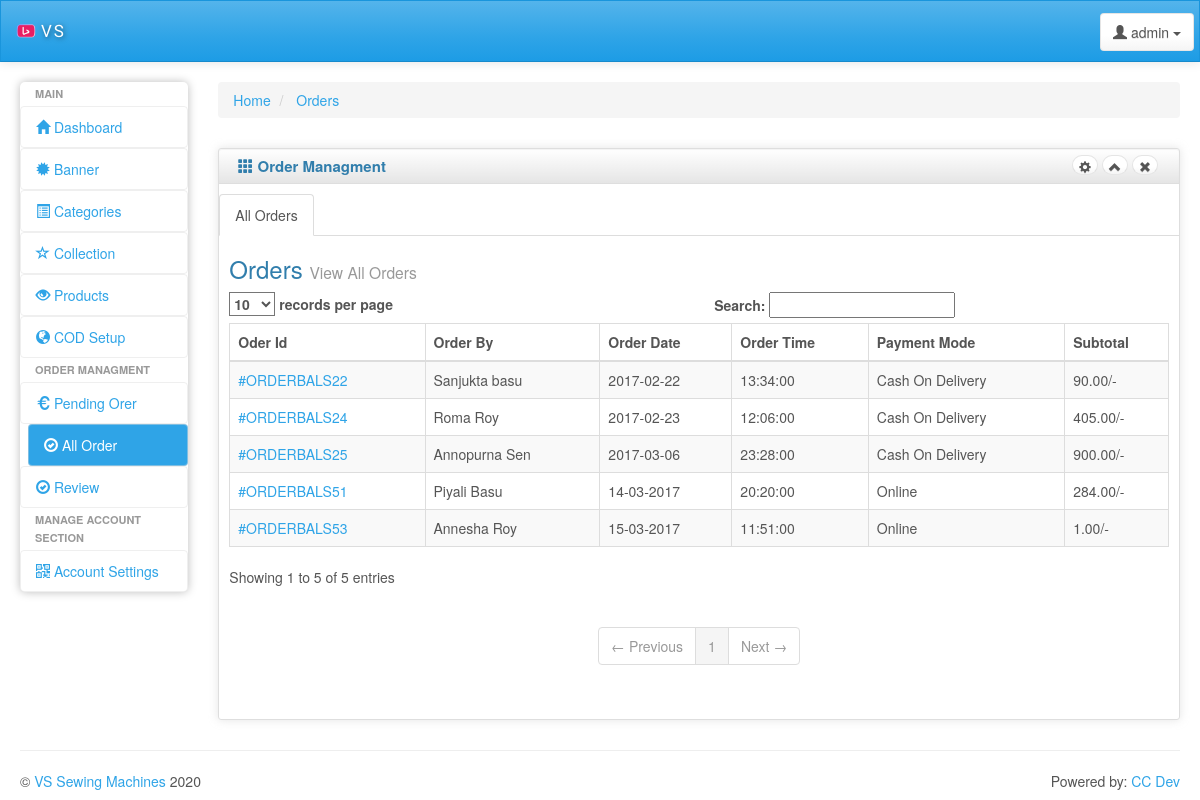
Page /admin/vieworder.php (signed in) on the earlier database version.
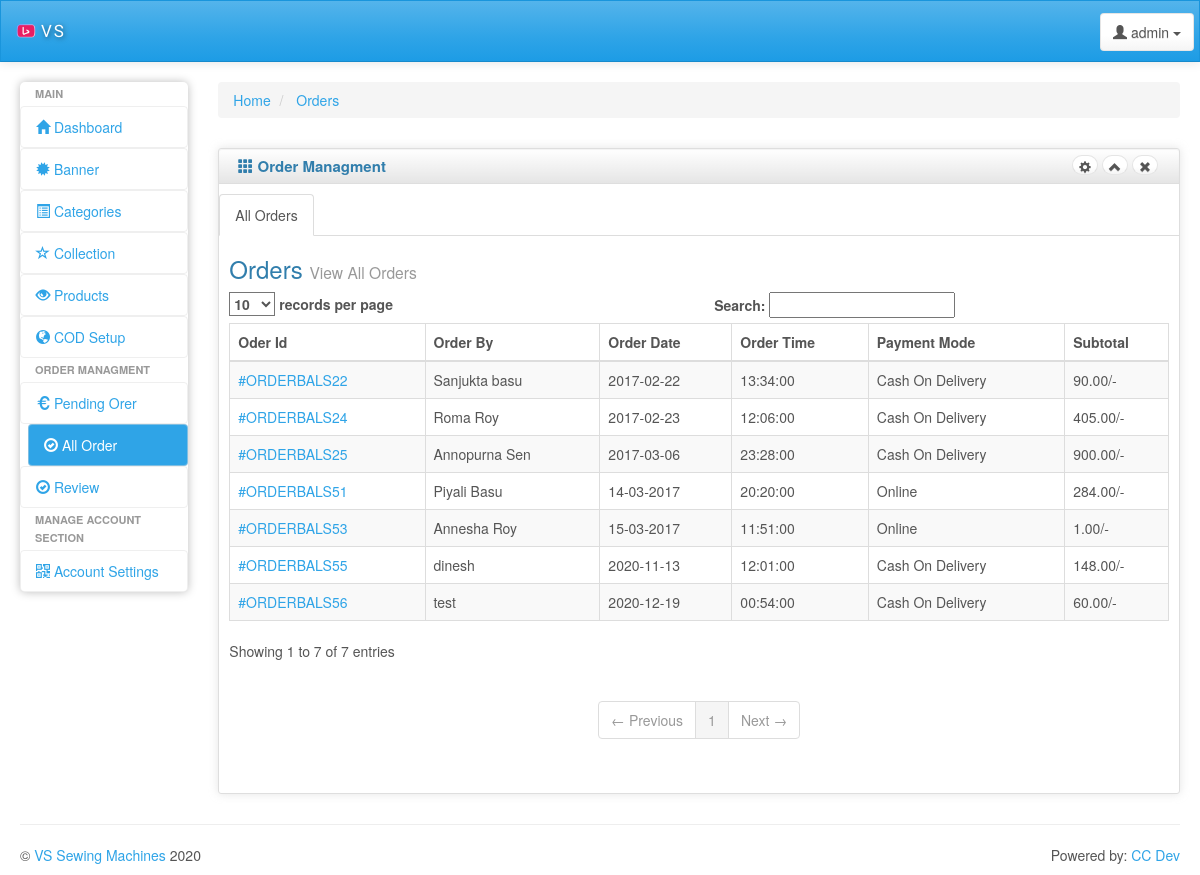
Same page on the later database version.
### tables this page shows
CREATE TABLE `vs_order` (
  `order_id` int(11) NOT NULL,
  `cart_id` varchar(255) NOT NULL,
  `order_by` varchar(255) NOT NULL,
  `email` varchar(255) NOT NULL,
  `phone` varchar(10) NOT NULL,
  `address` text NOT NULL,
  `landmark` varchar(255) DEFAULT NULL,
  `pin` varchar(6) NOT NULL,
  `state` varchar(255) NOT NULL,
  `totalamount` float NOT NULL,
  `deliverycharge` float NOT NULL,
  `date` varchar(20) NOT NULL,
  `time` time NOT NULL,
  `mode` varchar(255) NOT NULL,
  `payment` tinyint(1) NOT NULL DEFAULT 0,
  `current_status` varchar(255) NOT NULL DEFAULT 'Pending'
);

### admin/phplib/view.php (the view, shortened to what this page needs)
<?php
include_once('db_config.php');
function viewallorder()
{
	global $con;
	$sql="SELECT `order_id`,`cart_id`,`order_by`,`totalamount`,`deliverycharge`,`mode`,`date`,`time` FROM `vs_order` WHERE `payment`='1' ORDER BY `order_id` DESC ";
	$result = $con->query($sql);
	if ($result->num_rows > 0) {
		while($row = $result->fetch_assoc()) {
			$total=$row['totalamount']+$row['deliverycharge'];
			echo "<tr>
			<td><a href='singleorder.php?orderid=".base64_encode($row['order_id'])."&cart_id=".base64_encode($row['cart_id'])."&redirct=order' >#ORDERBALS".$row['order_id']."</a></td>
			<td>".$row['order_by']."</td>
			<td>".$row['date']."</td>
			<td>".$row['time']."</td>
			<td>".$row['mode']."</td>
			<td>".$total.".00/-</td>
			</tr>";
		}
	}
	else
	{
		echo "<h3 align='center'>Zero Record Found</h3>";
	}
}
?>

### admin/include/header.php (shortened to what this page needs)
<!DOCTYPE html>
<html lang="en">
<head>
    <link id="bs-css" href="css/bootstrap-cerulean.min.css" rel="stylesheet">
    <link href="css/charisma-app.css" rel="stylesheet">
    <link href='bower_components/fullcalendar/dist/fullcalendar.css' rel='stylesheet'>
    <link href='bower_components/fullcalendar/dist/fullcalendar.print.css' rel='stylesheet' media='print'>
    <link href='bower_components/chosen/chosen.min.css' rel='stylesheet'>
    <link href='bower_components/colorbox/example3/colorbox.css' rel='stylesheet'>
    <link href='bower_components/responsive-tables/responsive-tables.css' rel='stylesheet'>
    <link href='bower_components/bootstrap-tour/build/css/bootstrap-tour.min.css' rel='stylesheet'>
    <link href='css/jquery.noty.css' rel='stylesheet'>
    <link href='css/noty_theme_default.css' rel='stylesheet'>
    <link href='css/elfinder.min.css' rel='stylesheet'>
    <link href='css/elfinder.theme.css' rel='stylesheet'>
    <link href='css/jquery.iphone.toggle.css' rel='stylesheet'>
    <link href='css/uploadify.css' rel='stylesheet'>
    <link href='css/animate.min.css' rel='stylesheet'>
</head>
<body>
    <div class="navbar navbar-default" role="navigation">
        <div class="navbar-inner">
            <a class="navbar-brand" href="index.php"> <img alt="Charisma Logo" src="img/logo20.png" class="hidden-xs"/>
                <span>VS</span></a>
            <div class="btn-group pull-right">
                <button class="btn btn-default dropdown-toggle" data-toggle="dropdown">
                    <i class="glyphicon glyphicon-user"></i><span class="hidden-sm hidden-xs"> admin</span>
                    <span class="caret"></span>
                </button>
            </div>
        </div>
    </div>

### admin/include/nav.php (shortened to what this page needs)
<div class="ch-container">
    <div class="row">
        <div class="col-sm-2 col-lg-2">
            <div class="sidebar-nav">
                <div class="nav-canvas">
                    <ul class="nav nav-pills nav-stacked main-menu">
                        <li class="nav-header">Main</li>
                        <li><a class="ajax-link" href="dashboard.php"><i class="glyphicon glyphicon-home"></i><span> Dashboard</span></a>
                        </li>
                         <li><a class="ajax-link" href="banner.php"><i class="glyphicon glyphicon-certificate"></i><span> Banner</span></a>
                        </li>
                        <li><a class="ajax-link" href="categories.php"><i class="glyphicon glyphicon-list-alt"></i><span> Categories</span></a>
                        </li>
                        <li><a class="ajax-link" href="collection.php"><i class="glyphicon glyphicon-star-empty"></i><span> Collection</span></a>
                        </li>
                        <li><a class="ajax-link" href="product.php"><i class="glyphicon glyphicon-eye-open"></i><span> Products</span></a>
                        </li>
                        <li><a class="ajax-link" href="cod.php"><i
                                    class="glyphicon glyphicon-globe"></i><span> COD Setup</span></a></li>
                        <li class="nav-header hidden-md">Order Managment</li>
                        <li><a class="ajax-link" href="pendingorder.php"><i
                                    class="glyphicon glyphicon-euro"></i><span> Pending Orer</span></a></li>
                        <li><a class="ajax-link" href="vieworder.php"><i
                                    class="glyphicon glyphicon-ok-circle"></i><span> All Order</span></a></li>
                                    <li><a class="ajax-link" href="review.php"><i
                                    class="glyphicon glyphicon-ok-circle"></i><span> Review</span></a></li>
                        <li class="nav-header hidden-md">Manage Account Section</li>
                        <li><a class="ajax-link" href="account.php"><i
                                    class="glyphicon glyphicon-qrcode"></i><span> Account Settings</span></a></li>
                    </ul>
                </div>
            </div>
        </div>

### admin/vieworder.php (shortened to what this page needs)
<?php
include_once('include/header.php');
include_once('include/nav.php');
include_once('phplib/controler.php');
include_once('phplib/view.php');
?>
        <div id="content" class="col-lg-10 col-sm-10">
            <div>
    <ul class="breadcrumb">
        <li>
            <a href="dashboard.php">Home</a>
        </li>
        <li>
            <a href="vieworder.php">Orders</a>
        </li>
    </ul>
</div>
<div class="row">
    <div class="box col-md-12">
        <div class="box-inner homepage-box">
            <div class="box-header well">
                <h2><i class="glyphicon glyphicon-th"></i> Order Managment</h2>
                <div class="box-icon">
                    <a href="#" class="btn btn-setting btn-round btn-default"><i
                            class="glyphicon glyphicon-cog"></i></a>
                    <a href="#" class="btn btn-minimize btn-round btn-default"><i
                            class="glyphicon glyphicon-chevron-up"></i></a>
                    <a href="#" class="btn btn-close btn-round btn-default"><i
                            class="glyphicon glyphicon-remove"></i></a>
                </div>
            </div>
            <div class="box-content">
                <ul class="nav nav-tabs" id="myTab">
                    <li class="active"><a href="#info">All Orders</a></li>
                </ul>
                <div id="myTabContent" class="tab-content">
                    <div class="tab-pane active" id="info">
                        <h3>Orders
                            <small>View All Orders </small>
                        </h3>
                      <table class="table table-striped table-bordered bootstrap-datatable datatable responsive">
                        <thead>
                        <tr>
                            <th>Oder Id</th>
                            <th>Order By</th>
                            <th>Order Date</th>
                            <th>Order Time</th>
                            <th>Payment Mode</th>
                            <th>Subtotal</th>
                        </tr>
                        </thead>
                        <tbody>
                        <?php viewallorder(); ?>
                        </tbody>
                    </table>
                    </div>
                </div>
            </div>
        </div>
    </div>
</div>
    </div>
</div>
    <hr>
<?php
include_once('include/footer.php');
?>

### admin/include/footer.php (shortened to what this page needs)
    <footer class="row">
        <p class="col-md-9 col-sm-9 col-xs-12 copyright">&copy; <a href="#" target="_blank">VS Sewing Machines</a> 2020</p>
        <p class="col-md-3 col-sm-3 col-xs-12 powered-by">Powered by: <a
                href="#">CC Dev</a></p>
    </footer>
</div>
</body>
</html>

### admin/css/charisma-app.css (style rules this page uses)
.ch-container { padding: 0 15px; }
.box { margin-top: 10px; margin-bottom: 10px; }
.box-inner { border: 1px solid #DEDEDE; border-radius: 3px; -webkit-border-radius: 3px; -moz-border-radius: 3px; box-shadow: 0 0 10px rgba(189, 189, 189, 0.4); -webkit-box-shadow: 0 0 10px rgba(189, 189, 189, 0.4); -moz-box-shadow: 0 0 10px rgba(189, 189, 189, 0.4); }
.box-header { border: none; padding-top: 5px; border-bottom: 1px solid #DEDEDE; border-radius: 3px 3px 0 0; -webkit-border-radius: 3px 3px 0 0; -moz-border-radius: 3px 3px 0 0; height: 35px; min-height: 35px !important; margin-bottom: 0; font-weight: bold; font-size: 16px; background: -moz-linear-gradient(top, rgba(255, 255, 255, 0) 0%, rgba(0, 0, 0, 0.1) 100%); background: -webkit-gradient(linear, left top, left bottom, color-stop(0%, rgba(255, 255, 255, 0)), color-stop(100%, rgba(0, 0, 0, 0.1))); background: -webkit-linear-gradient(top, rgba(255, 255, 255, 0) 0%, rgba(0, 0, 0, 0.1) 100%); background: -o-linear-gradient(top, rgba(255, 255, 255, 0) 0%, rgba(0, 0, 0, 0.1) 100%); background: -ms-linear-gradient(top, rgba(255, 255, 255, 0) 0%, rgba(0, 0, 0, 0.1) 100%); background: linear-gradient(to bottom, rgba(255, 255, 255, 0) 0%, rgba(0, 0, 0, 0.1) 100%); filter: progid:DXImageTransform.Microsoft.gradient(startColorstr='#00ffffff', endColorstr='#1a000000', GradientType=0); }
.box-header h2 { font-size: 15px; width: auto; clear: none; float: left; line-height: 25px; white-space: nowrap; font-weight: bold; margin-top: 0; margin-bottom: 0; }
.box-header h2 > i { margin-top: 1px; }
.box-icon { float: right; }
.box-icon a { clear: none; float: left; margin: 0 2px; height: 20px; width: 5px; margin-top: 1px; }
.box-icon a i { margin-left: -6px; top: -1px; }
.box-content { padding: 10px; }
.btn-round { border-radius: 40px; -webkit-border-radius: 40px; -moz-border-radius: 40px; font-size: 12px; padding-top: 4px; }
footer { clear: both; }
.sidebar-nav { min-height: 0; box-shadow: 0 0 10px #BDBDBD; border-radius: 5px; margin-bottom: 0; padding-bottom: 0; max-height: none; }
.navbar-brand { font-family: 'Shojumaru', cursive, Arial, serif; letter-spacing: 2px; text-shadow: 1px 1px 5px rgba(0, 0, 0, 0.5); width: 183px; font-size: 17px; }
.navbar-brand img { float: left; height: 20px; width: 20px; margin-right: 5px; }
.navbar-brand span { float: left; }
.navbar-inner { padding-top: 5px; padding-bottom: 5px; line-height: 30px; height: 60px; }
.navbar-inner .btn-group { margin: 7px 5px 0 5px; }
.box-content .nav-tabs { margin-right: -10px; margin-left: -10px; }
.pull-right { float: right !important; }
.main-menu > li > a { border: 1px solid rgba(221, 221, 221, 0.46); }
.main-menu > li { margin-top: 0 !important; }
.sidebar-nav .nav-header { display: block; padding: 3px 15px; font-size: 11px; font-weight: bold; line-height: 18px; color: #999999; text-shadow: 0 1px 0 rgba(255, 255, 255, 0.5); text-transform: uppercase; }
.navbar { border-radius: 0; }
ul.main-menu li.active { margin-left: 8px; }
ul.main-menu li:not(.nav-header) { -webkit-transition: .3s; -moz-transition: .3s; -ms-transition: .3s; -o-transition: .3s; transition: .3s; }
.powered-by { text-align: right; }
.homepage-box { height: auto; }
@media only screen and (min-width: 980px) { a, button, input[type=submit], input[type=button], .product-img { -webkit-transition: .5s; -moz-transition: .5s; -ms-transition: .5s; -o-transition: .5s; transition: .5s; } }
@media only screen and (min-width: 980px) { .ch-container { padding: 0 20px; } }

### admin/bower_components/responsive-tables/responsive-tables.css (style rules this page uses)
table th { font-weight: bold; }
table td, table th { padding: 9px 10px; text-align: left; }

Differences in the rows shown:
added vs_order: order_id "56", order_by "test", date "2020-12-19", time "00:54:00", mode "Cash On Delivery", total "60"
added vs_order: order_id "55", order_by "dinesh", date "2020-11-13", time "12:01:00", mode "Cash On Delivery", total "148"
Other differences:
text written by a page script: "records per page Search: Showing 1 to 5 of 5 entries ← Previous 1 Next →" → "records per page Search: Showing 1 to 7 of 7 entries ← Previous 1 Next →"
